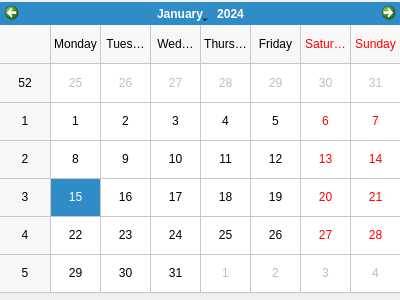
<?xml version="1.0" encoding="UTF-8"?>
<ui version="4.0">
 <class>Form</class>
 <widget class="QWidget" name="Form">
  <property name="geometry">
   <rect>
    <x>0</x>
    <y>0</y>
    <width>400</width>
    <height>300</height>
   </rect>
  </property>
  <property name="windowTitle">
   <string>Form</string>
  </property>
  <widget class="QCalendarWidget" name="calendarWidget">
   <property name="geometry">
    <rect>
     <x>0</x>
     <y>2</y>
     <width>401</width>
     <height>291</height>
    </rect>
   </property>
   <property name="gridVisible">
    <bool>true</bool>
   </property>
   <property name="selectionMode">
    <enum>QCalendarWidget::SingleSelection</enum>
   </property>
   <property name="horizontalHeaderFormat">
    <enum>QCalendarWidget::LongDayNames</enum>
   </property>
   <property name="verticalHeaderFormat">
    <enum>QCalendarWidget::ISOWeekNumbers</enum>
   </property>
   <property name="navigationBarVisible">
    <bool>true</bool>
   </property>
   <property name="dateEditEnabled">
    <bool>true</bool>
   </property>
  </widget>
 </widget>
 <resources/>
 <connections/>
</ui>
